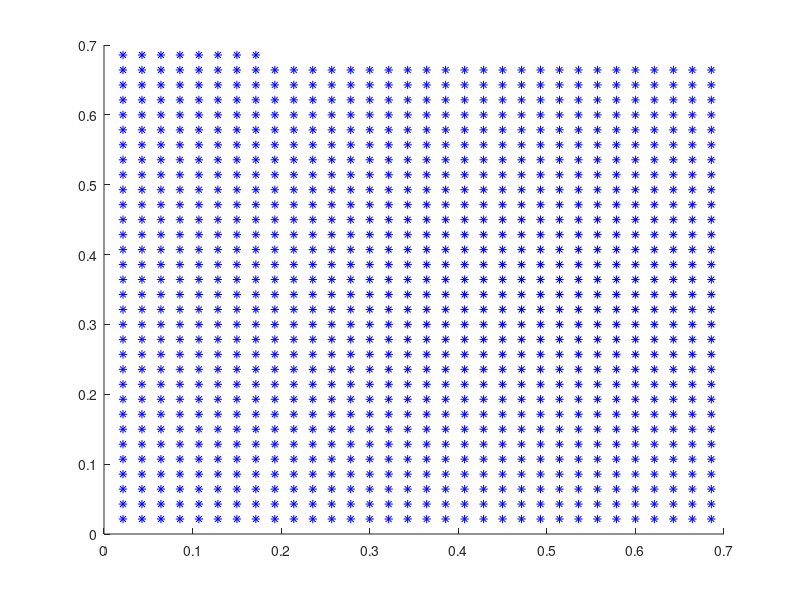

Write the MATLAB code that produced this figure.
function script()
	close all
	points = load('./data/positions.txt')

	figure;
	hold on
	for i = 1 : length(points)
		plot(points(i,1),points(i,2),'b*');
	end
	hold off
